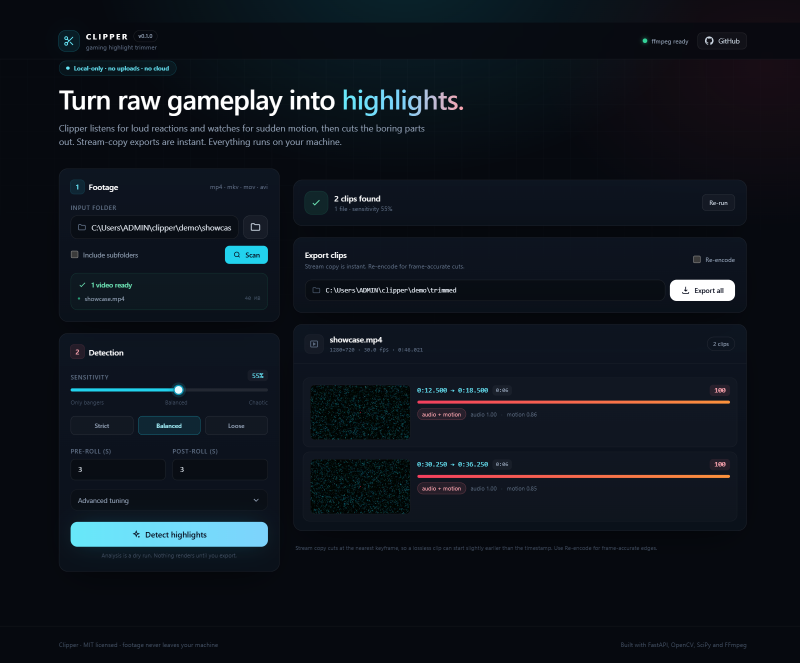
#> input picture docs/screenshot.png, 1600 x 1326 px, found by its file name (shown at 1/2 size)
$ python build_deliverables.py
#> lines starting #> are read from the running program, lines starting #| are printed output that depends on the picture
from pathlib import Path

from PIL import Image, ImageDraw, ImageFont

ASSETS = Path(r"C:\Users\ADMIN\clipper\docs\service\assets")
SCREENSHOT = Path(r"C:\Users\ADMIN\clipper\docs\screenshot.png")

W, H = 1600, 1000
bg = Image.new("RGB", (W, H), (6, 9, 15))
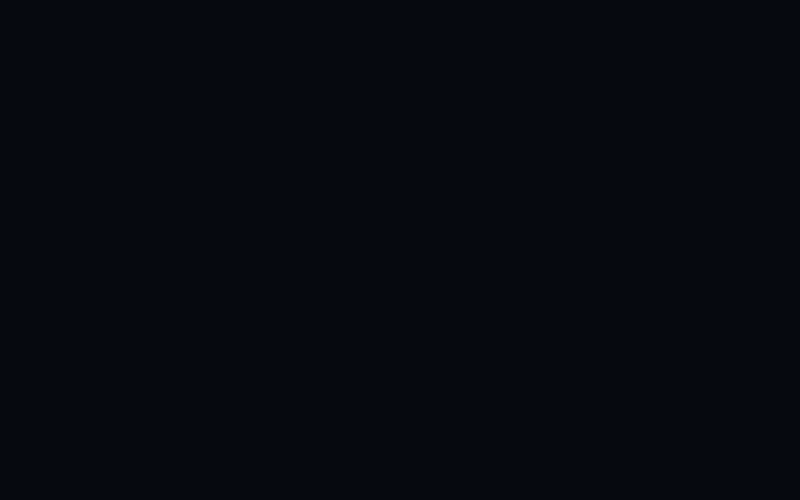
#> bg: PIL image 1600x1000 RGB (shown at 1/2 size); mean R, G, B 6, 9, 15
draw = ImageDraw.Draw(bg)

bold = ImageFont.truetype(r"C:\Windows\Fonts\arialbd.ttf", 40)
h2 = ImageFont.truetype(r"C:\Windows\Fonts\arialbd.ttf", 24)
body = ImageFont.truetype(r"C:\Windows\Fonts\arial.ttf", 18)
small = ImageFont.truetype(r"C:\Windows\Fonts\arial.ttf", 15)
mono = ImageFont.truetype(r"C:\Windows\Fonts\consola.ttf", 17)
mono_bold = ImageFont.truetype(r"C:\Windows\Fonts\consolab.ttf", 17)
tiny = ImageFont.truetype(r"C:\Windows\Fonts\arial.ttf", 13)

# Header
draw.text((52, 38), "YOUR DELIVERY", font=bold, fill=(255, 255, 255))
draw.text((52, 92), "10 named clips. A clip list. Preview frames. One revision.", font=body, fill=(148, 163, 184))
draw.rounded_rectangle([1352, 44, 1548, 82], radius=19, fill=(34, 211, 238))
draw.text((1380, 53), "READY TO POST", font=tiny, fill=(4, 16, 24))

# Left file panel
panel = [52, 142, 1052, 842]
draw.rounded_rectangle(panel, radius=16, fill=(11, 17, 27), outline=(31, 45, 64), width=1)
draw.text((76, 162), "clipper_delivery / my-game-session", font=mono_bold, fill=(226, 232, 240))
draw.text((76, 190), "10 clips · 2h footage · 48h turnaround", font=small, fill=(100, 116, 139))

files = []
for index in range(1, 11):
    start = 12 + (index - 1) * 37
    end = start + 6
    files.append(
        (
            f"gameplay_20261123_clip{index:02d}_{start // 60:02d}m{start % 60:02d}s-{end // 60:02d}m{end % 60:02d}s.mp4",
            f"{start // 60}:{start % 60:02d} - {end // 60}:{end % 60:02d}",
            f"{38 + index * 2} MB",
        )
    )

y = 224
for index, (name, timecode, size) in enumerate(files):
    if index % 2 == 0:
        draw.rounded_rectangle([64, y - 6, 1040, y + 38], radius=7, fill=(15, 23, 36))
    # play triangle
    draw.polygon([(82, y + 8), (82, y + 24), (94, y + 16)], fill=(34, 211, 238))
    draw.text((108, y + 1), name, font=mono, fill=(203, 213, 225))
    draw.text((108, y + 19), timecode, font=tiny, fill=(100, 116, 139))
    draw.text((930, y + 7), size, font=mono, fill=(100, 116, 139))
    y += 48
#> after the loop, y = 704

# Bottom supporting files
y += 6
#> y = 710
draw.line([64, y, 1040, y], fill=(31, 45, 64), width=1)
y += 14
#> y = 724
for icon, name, note in [
    ("CSV", "clips.csv", "id, file, start, end, score"),
    ("JPG", "previews/", "10 preview frames for quick review"),
    ("TXT", "delivery-notes.txt", "what was kept, what was skipped"),
]:
    draw.rounded_rectangle([64, y, 1040, y + 42], radius=7, fill=(9, 15, 24), outline=(24, 36, 52), width=1)
    draw.rounded_rectangle([78, y + 8, 114, y + 34], radius=5, fill=(34, 211, 238, 40), outline=(34, 211, 238), width=1)
    draw.text((84, y + 13), icon, font=tiny, fill=(103, 232, 249))
    draw.text((128, y + 5), name, font=mono_bold, fill=(226, 232, 240))
    draw.text((128, y + 23), note, font=tiny, fill=(100, 116, 139))
    y += 50
#> this loop made 3 passes
#> y on passes 1 to 3: 774, 824, 874
#> after the loop, y = 874

# Right preview panel
right = [1080, 142, 1548, 842]
draw.rounded_rectangle(right, radius=16, fill=(11, 17, 27), outline=(31, 45, 64), width=1)
draw.text((1104, 162), "PREVIEW", font=mono_bold, fill=(226, 232, 240))
draw.text((1104, 190), "Every clip has a frame you can scan first.", font=small, fill=(100, 116, 139))

shot = Image.open(SCREENSHOT).convert("RGB")
#> shot is the input picture: PIL image 1600x1326 RGB; mean R, G, B 14.8, 20.7, 28.7
shot.thumbnail((420, 260), Image.LANCZOS)
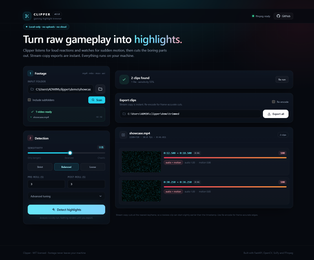
#> shot: PIL image 314x260 RGB; mean R, G, B 14.9, 20.8, 28.7
bg.paste(shot, (1104, 226))
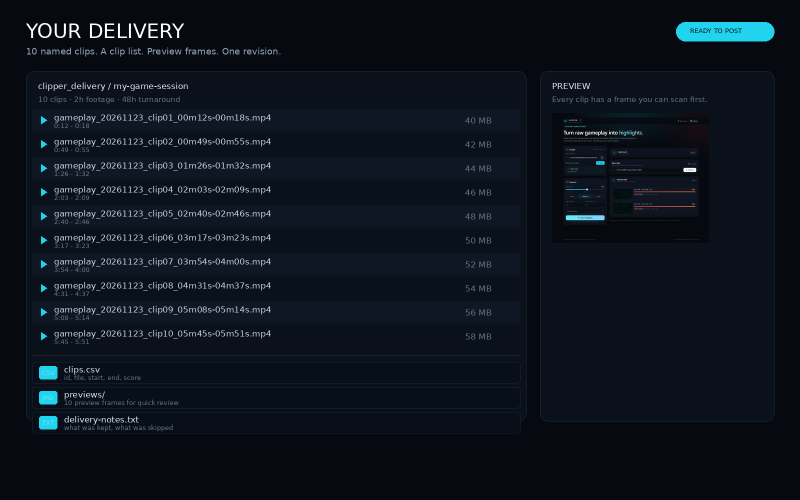
#> bg: PIL image 1600x1000 RGB (shown at 1/2 size); mean R, G, B 13.1, 19.6, 28.7
draw.rectangle([1104, 226, 1104 + shot.width, 226 + shot.height], outline=(42, 58, 82), width=1)
draw.text((1104, 506), "Demo UI · synthetic sample footage", font=tiny, fill=(100, 116, 139))

# Checklist
items = [
    "10 clips, named and timestamped",
    "Lossless or re-encoded MP4",
    "No watermark, no subscription",
    "1 revision round",
    "Footage deleted 7 days after delivery",
]
y2 = 548
for item in items:
    draw.ellipse([1104, y2 + 5, 1118, y2 + 19], fill=(52, 211, 153))
    draw.text((1130, y2), item, font=small, fill=(203, 213, 225))
    y2 += 34
#> after the loop, y2 = 718

draw.text((1104, 760), "You keep the rights.", font=h2, fill=(255, 255, 255))
draw.text((1104, 792), "The service is optional; the tool stays MIT.", font=small, fill=(100, 116, 139))

# Footer
draw.line([52, 884, 1548, 884], fill=(24, 36, 52), width=1)
draw.text((52, 910), "Pilot pricing: $29 intro for the first five orders, then $49.", font=body, fill=(148, 163, 184))
draw.text((52, 946), "Request a slot through the GitHub issue template. No payment is collected on the website.", font=small, fill=(71, 85, 105))

bg.save(ASSETS / "deliverables.jpg", quality=92)
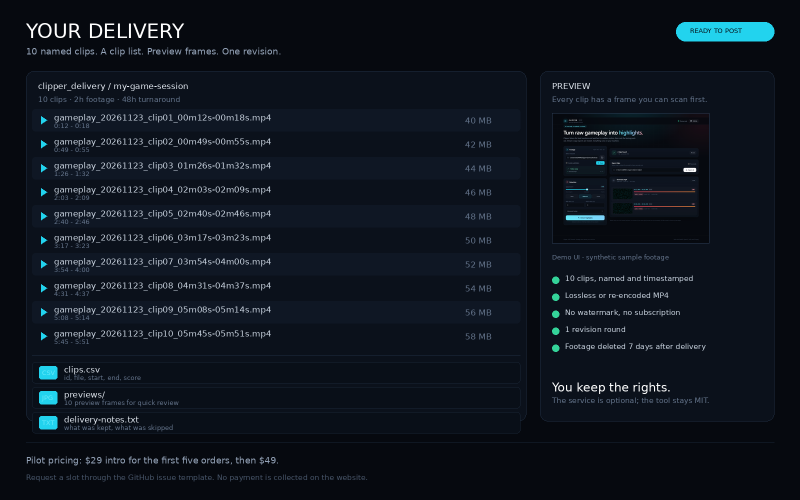
#> saved as deliverables.jpg: PIL image 1600x1000 RGB (shown at 1/2 size); mean R, G, B 14, 20.7, 29.8
#> (the run stopped early here; a loop or call above may not have finished)
